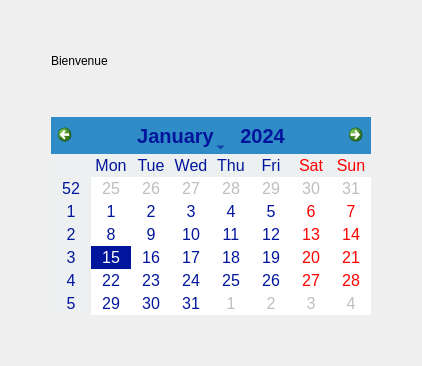
         <widget class="QWidget" name="page_12">
          <layout class="QGridLayout" name="gridLayout_43">
           <item row="0" column="0">
            <layout class="QVBoxLayout" name="verticalLayout_25">
             <item>
              <spacer name="verticalSpacer_2">
               <property name="orientation">
                <enum>Qt::Orientation::Vertical</enum>
               </property>
               <property name="sizeHint" stdset="0">
                <size>
                 <width>20</width>
                 <height>40</height>
                </size>
               </property>
              </spacer>
             </item>
             <item>
              <layout class="QHBoxLayout" name="horizontalLayout_44">
               <item>
                <spacer name="horizontalSpacer_24">
                 <property name="orientation">
                  <enum>Qt::Orientation::Horizontal</enum>
                 </property>
                 <property name="sizeHint" stdset="0">
                  <size>
                   <width>40</width>
                   <height>20</height>
                  </size>
                 </property>
                </spacer>
               </item>
               <item>
                <layout class="QVBoxLayout" name="verticalLayout_23">
                 <item>
                  <layout class="QHBoxLayout" name="horizontalLayout_43">
                   <item>
                    <widget class="QLabel" name="label_59">
                     <property name="styleSheet">
                      <string notr="true">font: 600 20pt &quot;Segoe UI&quot;;
color: rgb(0, 0, 0);</string>
                     </property>
                     <property name="text">
                      <string>Bienvenue</string>
                     </property>
                    </widget>
                   </item>
                   <item>
                    <widget class="QLabel" name="l_nomutilisateur">
                     <property name="styleSheet">
                      <string notr="true">font: 600 20pt &quot;Segoe UI&quot;;
color: rgb(0, 0, 0);</string>
                     </property>
                     <property name="text">
                      <string/>
                     </property>
                    </widget>
                   </item>
                   <item>
                    <spacer name="horizontalSpacer_29">
                     <property name="orientation">
                      <enum>Qt::Orientation::Horizontal</enum>
                     </property>
                     <property name="sizeHint" stdset="0">
                      <size>
                       <width>40</width>
                       <height>20</height>
                      </size>
                     </property>
                    </spacer>
                   </item>
                  </layout>
                 </item>
                 <item>
                  <spacer name="verticalSpacer_4">
                   <property name="orientation">
                    <enum>Qt::Orientation::Vertical</enum>
                   </property>
                   <property name="sizeHint" stdset="0">
                    <size>
                     <width>20</width>
                     <height>40</height>
                    </size>
                   </property>
                  </spacer>
                 </item>
                 <item>
                  <widget class="QCalendarWidget" name="calendarWidget_2">
                   <property name="styleSheet">
                    <string notr="true">/* Header (Month and Year) styling */
    QCalendarWidget QToolButton {
        color: #00159b;
        font-size: 20px;
        border: none;
        border-radius: 5px;
        padding: 5px;
    }
   QCalendarWidget QAbstractItemView:enabled {
        font-size: 16px;
        color: #00159b; /* Dark gray text for days */
        selection-background-color: #00159b; /* Selected day background */
        selection-color: white; /* Selected day text */
        alternate-background-color: #ecf0f1; /* Alternate row background for modern look */
    }
</string>
                   </property>
                  </widget>
                 </item>
                </layout>
               </item>
               <item>
                <spacer name="horizontalSpacer_28">
                 <property name="orientation">
                  <enum>Qt::Orientation::Horizontal</enum>
                 </property>
                 <property name="sizeHint" stdset="0">
                  <size>
                   <width>40</width>
                   <height>20</height>
                  </size>
                 </property>
                </spacer>
               </item>
              </layout>
             </item>
             <item>
              <spacer name="verticalSpacer_3">
               <property name="orientation">
                <enum>Qt::Orientation::Vertical</enum>
               </property>
               <property name="sizeHint" stdset="0">
                <size>
                 <width>20</width>
                 <height>40</height>
                </size>
               </property>
              </spacer>
             </item>
            </layout>
           </item>
          </layout>
         </widget>
